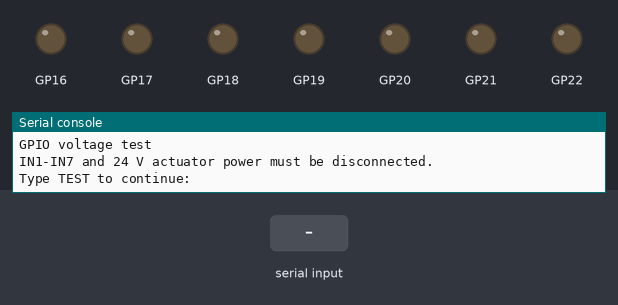
The program below on a simulated Raspberry Pi Pico running MicroPython. Parts: output pins drawn as LEDs (lit = HIGH), the last lines printed to the serial console. The test bench sets the inputs (shaded band).

Above: at 1.2 s.
1.3 s: "TEST" typed at the serial console, then Enter
At 1.8 s:
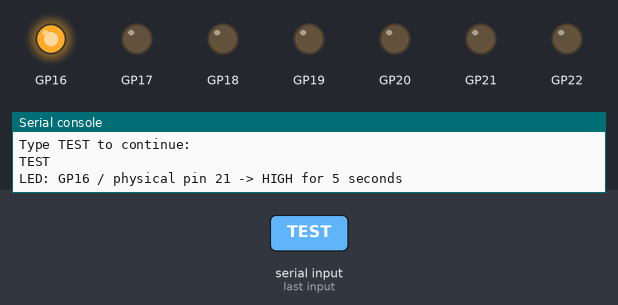
At 7.6 s:
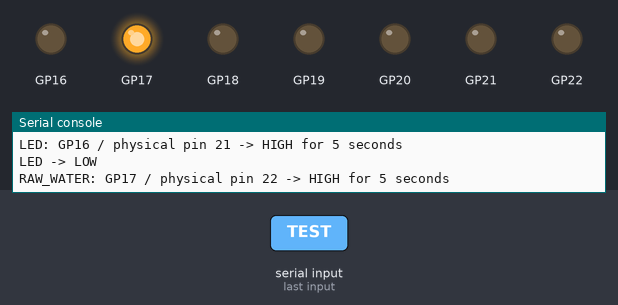
Timing chart, 0 to 20.8 s (numbered marks = the images above; inputs shaded):
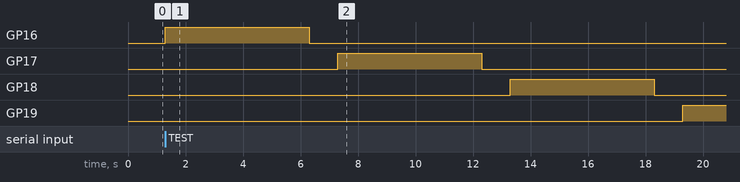

Measured:
- after the input at 1.3 s, GP16: LOW → HIGH at once, → LOW 5.0 s later; GP17: LOW → HIGH after 6.0 s, → LOW 5.0 s later; GP18: LOW → HIGH after 12.0 s, → LOW 5.0 s later; GP19: LOW → HIGH after 18.0 s

The program:

gpio_output_pin_test.py
```python
"""Pico 2 W control GPIO voltage test.

Disconnect IN1-IN7 and all 24 V actuator power before running this file.
Measure each Pico pin against Pico GND with a multimeter.
"""

import time
from machine import Pin

CHANNELS = (
    ("LED", 16, 21),
    ("RAW_WATER", 17, 22),
    ("SUPPLY", 18, 24),
    ("MIXING", 19, 25),
    ("EC", 20, 26),
    ("PH", 21, 27),
    ("FAN", 22, 29),
)

outputs = [(name, Pin(gpio, Pin.OUT, value=0), gpio, physical) for name, gpio, physical in CHANNELS]

print("GPIO voltage test")
print("IN1-IN7 and 24 V actuator power must be disconnected.")
if input("Type TEST to continue: ").strip() != "TEST":
    print("Cancelled. All test pins remain LOW.")
else:
    try:
        for name, pin, gpio, physical in outputs:
            print("{}: GP{} / physical pin {} -> HIGH for 5 seconds".format(name, gpio, physical))
            pin.value(1)
            time.sleep(5)
            pin.value(0)
            print("{} -> LOW".format(name))
            time.sleep(1)

        print("PASS: test sequence completed.")
    finally:
        for _, pin, _, _ in outputs:
            pin.value(0)
        print("All test pins are LOW.")
```
